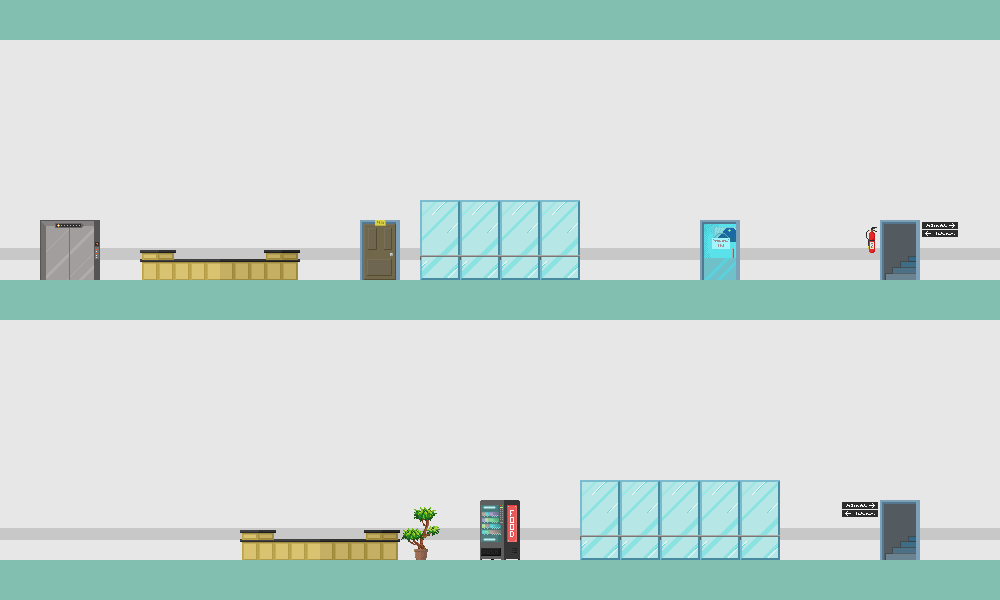

This game map was drawn from its Tiled (.tmx) file and the tilesets committed beside it. A one-line description and the trimmed map source follow:
An orthogonal 50x30 tile map with 20x20 px tiles, 5 tile layers (bg, bg2, Tile Layer 1, decor back, ...), 2 tilesets.

<map version="1.0" orientation="orthogonal" width="50" height="30" tilewidth="20" tileheight="20">
 <tileset firstgid="1" name="tiles" tilewidth="20" tileheight="20">
  <image source="../tiles.png" width="100" height="100" />
 </tileset>
 <tileset firstgid="26" name="tileset" tilewidth="20" tileheight="20">
  <image source="../tileset.png" width="440" height="360" />
 </tileset>
 <layer name="bg" width="50" height="30">
  <data>[1500 cells, 1500 non-empty, 1 distinct tile ids]</data>
 </layer>
 <layer name="bg2" width="50" height="30">
  <data>[1500 cells, 100 non-empty, 1 distinct tile ids]</data>
 </layer>
 <layer name="Tile Layer 1" width="50" height="30">
  <data>[1500 cells, 326 non-empty, 4 distinct tile ids]</data>
 </layer>
 <layer name="decor back" width="50" height="30">
  <data>[1500 cells, 455 non-empty, 68 distinct tile ids]</data>
 </layer>
 <layer name="decor front" width="50" height="30">
  <data>[1500 cells, 0 non-empty, 0 distinct tile ids]</data>
 </layer>
</map>